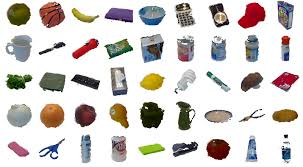
#> input picture ImageProcessing/Selective Search/picture.jpg, 303 x 167 px
$ jupyter execute Untitled.ipynb
#> lines starting #> are read from the running program, lines starting #| are printed output that depends on the picture
[cell 1]
import sys
import cv2
import matplotlib
from matplotlib import pyplot as plt
# If image path and f/q is not passed as command
# line arguments, quit and display help message

# speed-up using multithreads
cv2.setUseOptimized(True);
cv2.setNumThreads(4);

# read image
im = cv2.imread("picture.jpg")
#> im is the input picture: shape (167, 303, 3); mean B, G, R 205.7, 209, 213.5
# resize image
newHeight = 200
newWidth = int(im.shape[1]*200/im.shape[0])
#> newWidth = 362
im = cv2.resize(im, (newWidth, newHeight))
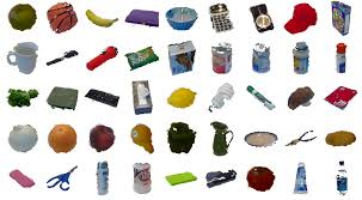
#> im: shape (200, 362, 3); mean B, G, R 205.6, 208.9, 213.4

[cell 2]
# create Selective Search Segmentation Object using default parameters
ss = cv2.ximgproc.segmentation.createSelectiveSearchSegmentation()

# set input image on which we will run segmentation
ss.setBaseImage(im)

#ss.switchToSelectiveSearchFast()
ss.switchToSelectiveSearchQuality()

# run selective search segmentation on input image
rects = ss.process()
print('Total Number of Region Proposals: {}'.format(len(rects)))

[cell 3]
# number of region proposals to show
numShowRects = 200
# increment to increase/decrease total number
# of reason proposals to be shown
increment = 50
while True:
    # create a copy of original image
    imOut = im.copy()

    # itereate over all the region proposals
    for i, rect in enumerate(rects):
        # draw rectangle for region proposal till numShowRects
        if (i < numShowRects):
            x, y, w, h = rect
            cv2.rectangle(imOut, (x, y), (x+w, y+h), (0, 255, 0), 1, cv2.LINE_AA)
        else:
            break
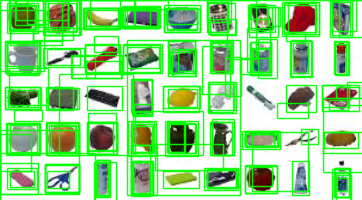
#> imOut: shape (200, 362, 3); mean B, G, R 140.6, 218.8, 146.8

    # show output
    cv2.imshow("Output", imOut)

    # record key press
    if cv2.waitKey(0) & 0xFF == ord('q'):
#> (key q is pressed here)
        break
# close image show window
cv2.destroyAllWindows()
